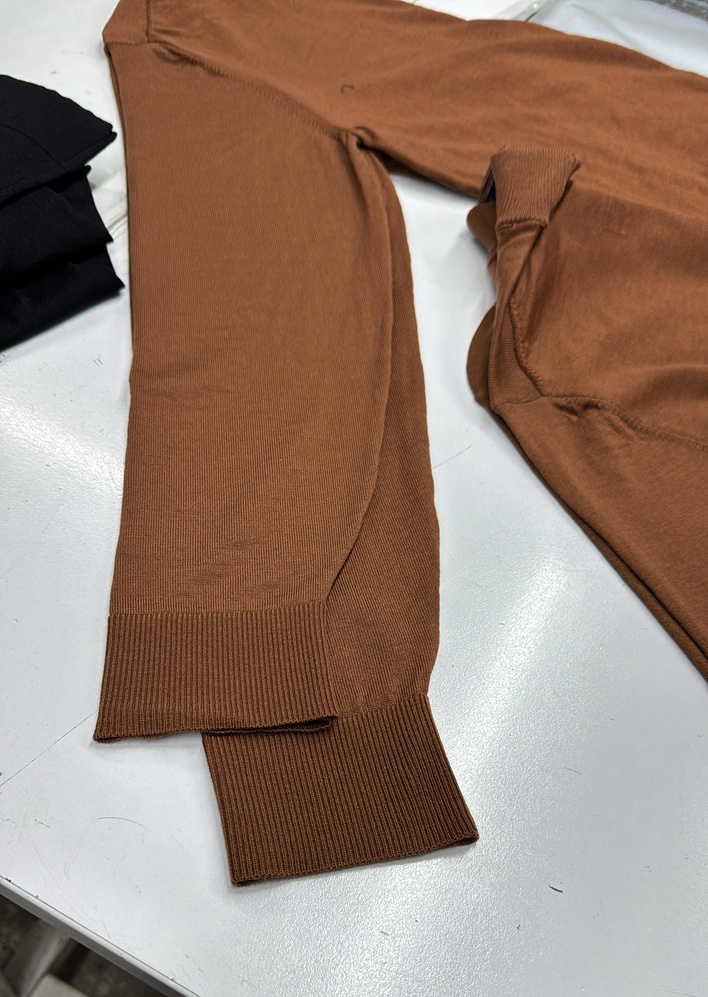
#> input picture hata ayıklama uygulama fotoğraflar/tekstil4.jpeg, 708 x 997 px, shrunk from 2160 x 3040 before the run, found by its file name
$ python anaprojeresim9.py
#> lines starting #> are read from the running program, lines starting #| are printed output that depends on the picture; after the words box and inside, x2 and y2 are one past the last pixel; in counts of white or black regions, pixels touching at a corner belong together
import cv2
import numpy as np
import matplotlib.pyplot as plt

# Fotoğrafı oku
resim = cv2.imread("hata ayıklama uygulama fotoğraflar/tekstil4.jpeg")
#> resim is the input picture: shape (997, 708, 3); mean B, G, R 115.7, 129.3, 153.7

# Grileştirme + Kontrast artırma
gri = cv2.cvtColor(resim, cv2.COLOR_BGR2GRAY)
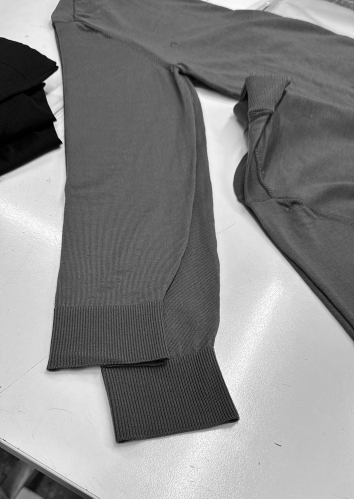
#> gri: shape (997, 708) (shown at 1/2 size); min 0, max 255, mean 135.1
gri_kontrast = cv2.equalizeHist(gri)
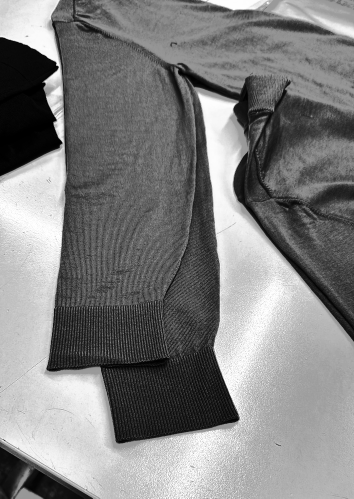
#> gri_kontrast: shape (997, 708) (shown at 1/2 size); min 0, max 255, mean 128.4

# Gaussian Blur
blur = cv2.GaussianBlur(resim, (21, 21), 10)

# Canny Kenar Bulma
kenar = cv2.Canny(gri, 80, 180)
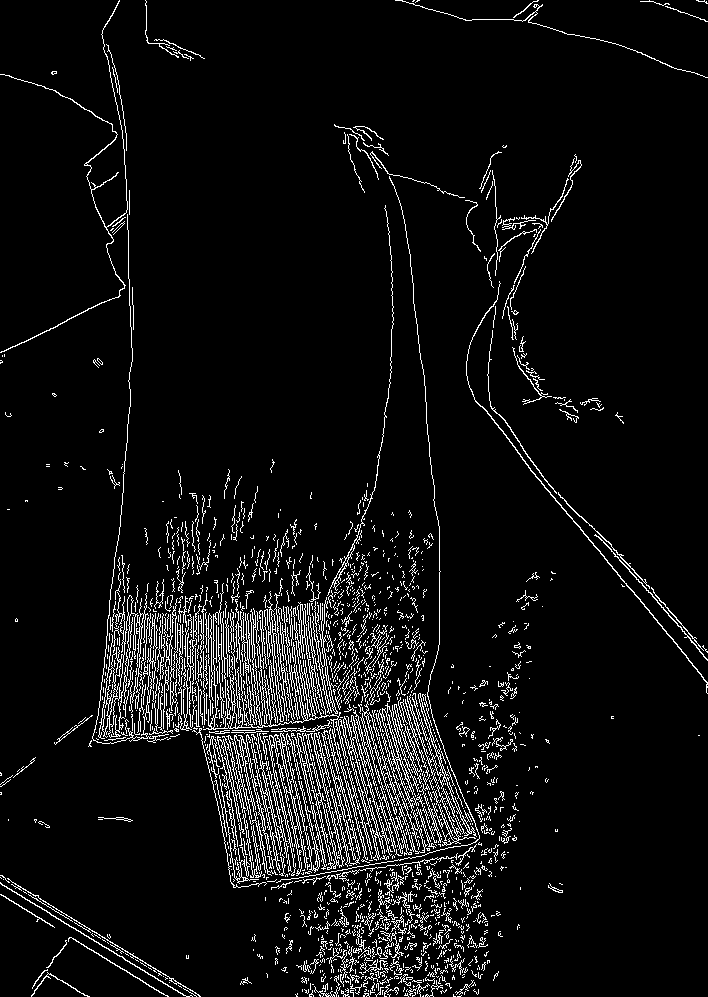
#> kenar: shape (997, 708); 6.3% white in thin lines or dots

# Sharpening
kernel = np.array([[0, -1, 0],
                   [-1, 6, -1],
                   [0, -1, 0]])
sharpen = cv2.filter2D(resim, -1, kernel)
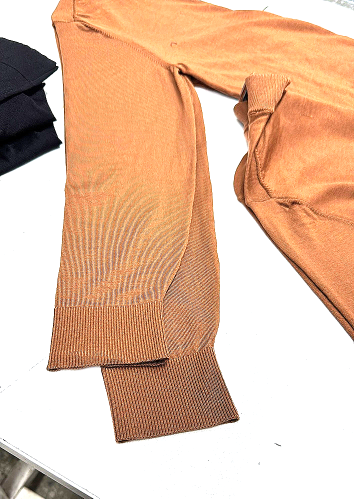
#> sharpen: shape (997, 708, 3) (shown at 1/2 size); mean B, G, R 163.3, 190.1, 228.2

# Thresholding
_, thresh = cv2.threshold(gri_kontrast, 120, 255, cv2.THRESH_BINARY)
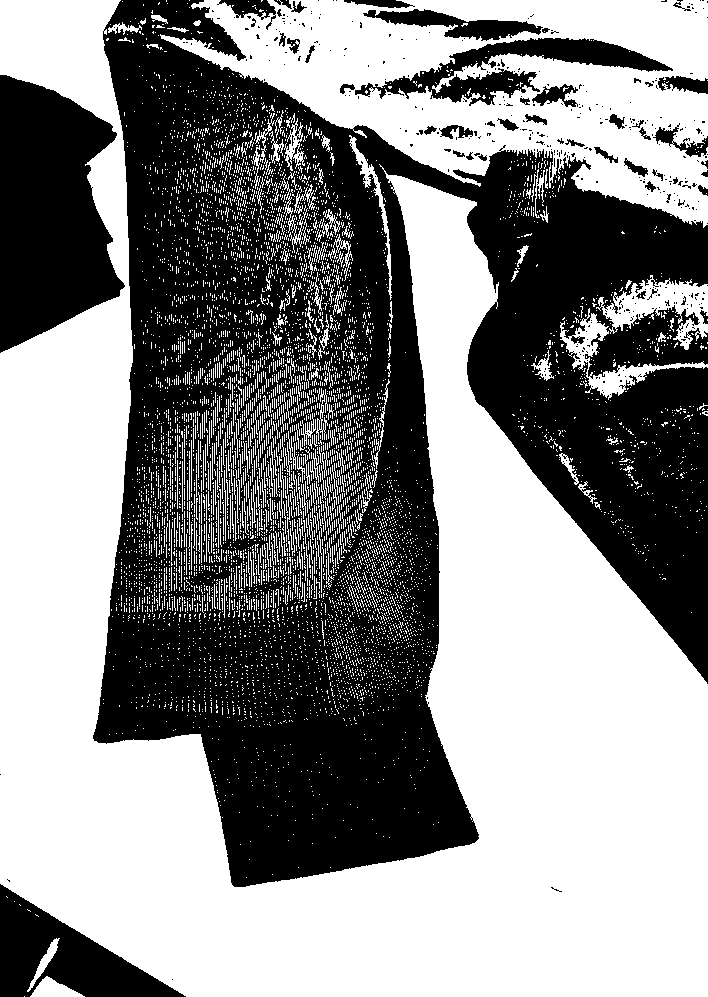
#> thresh: shape (997, 708); 53.8% white; 413 black regions (364 under 20 px), largest, box (x1, y1, x2, y2) and area: (93, 0, 708, 887) 276529, (0, 75, 125, 353) 24570, (0, 884, 186, 997) 9523

# Görselleri listele
titlelist = ["Orijinal", "Grileştirme + Kontrast", "Gaussian Blur",
             "Canny Kenar", "Sharpening", "Thresholding"]
resimlist = [resim, gri_kontrast, blur, kenar, sharpen, thresh]

# Görselleri ekranda göster
plt.figure(figsize=(12,8))
for i in range(6):
    plt.subplot(2,3,i+1)
    if len(resimlist[i].shape) == 3:
        plt.imshow(cv2.cvtColor(resimlist[i], cv2.COLOR_BGR2RGB))
    else:
        plt.imshow(resimlist[i], cmap="gray")
    plt.title(titlelist[i])
    plt.axis("off")

plt.tight_layout()
plt.show()
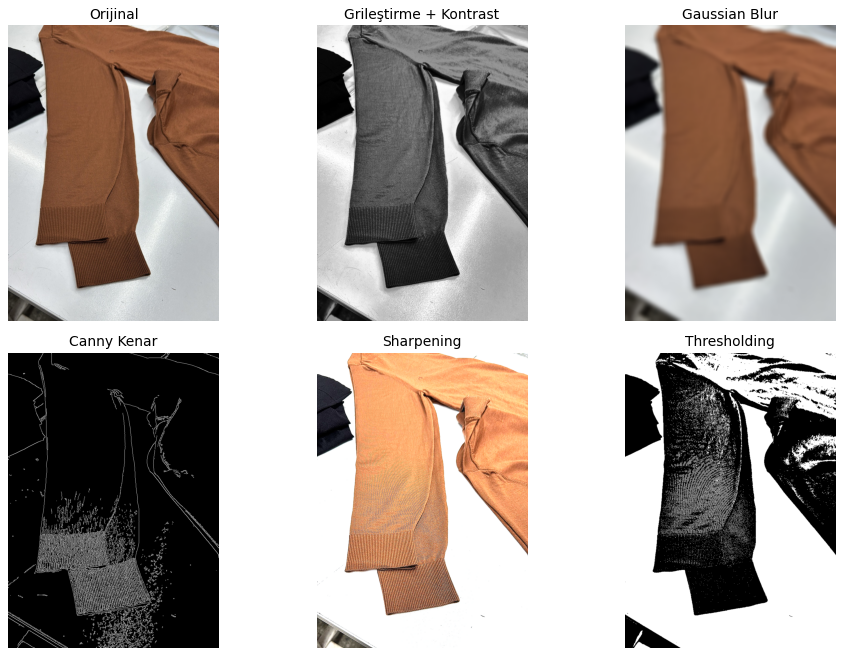
#> figure drawn by matplotlib, 6 panels

$ run again, with hata ayıklama uygulama fotoğraflar/tekstil1.jpeg copied over hata ayıklama uygulama fotoğraflar/tekstil4.jpeg
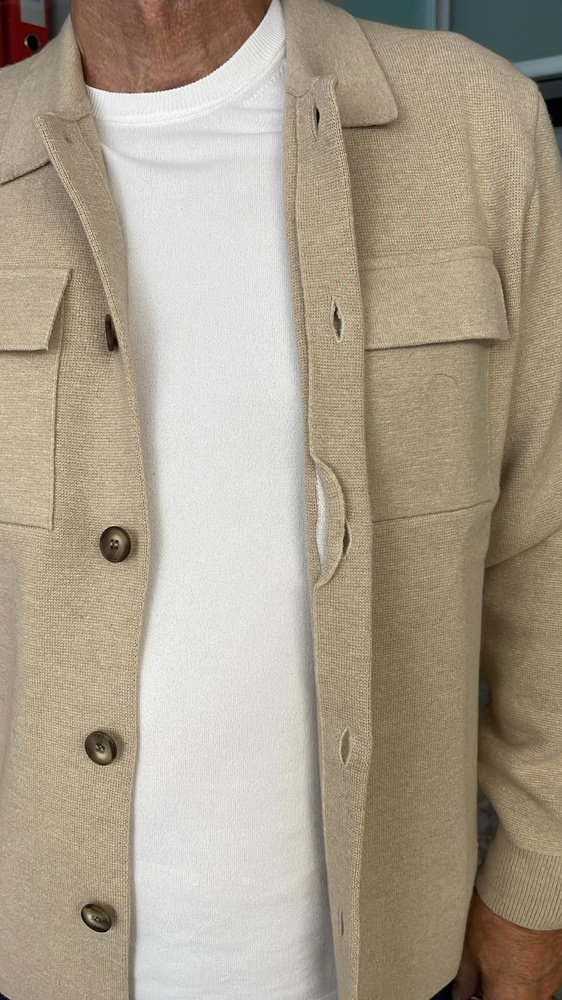
#> input picture hata ayıklama uygulama fotoğraflar/tekstil1.jpeg, 562 x 1000 px, shrunk from 900 x 1600 before the run, found by its file name
#> resim is the input picture: shape (1000, 562, 3); mean B, G, R 141.1, 159.1, 170.3
#> `kenar = cv2.Canny(gri, 80, 180)`:
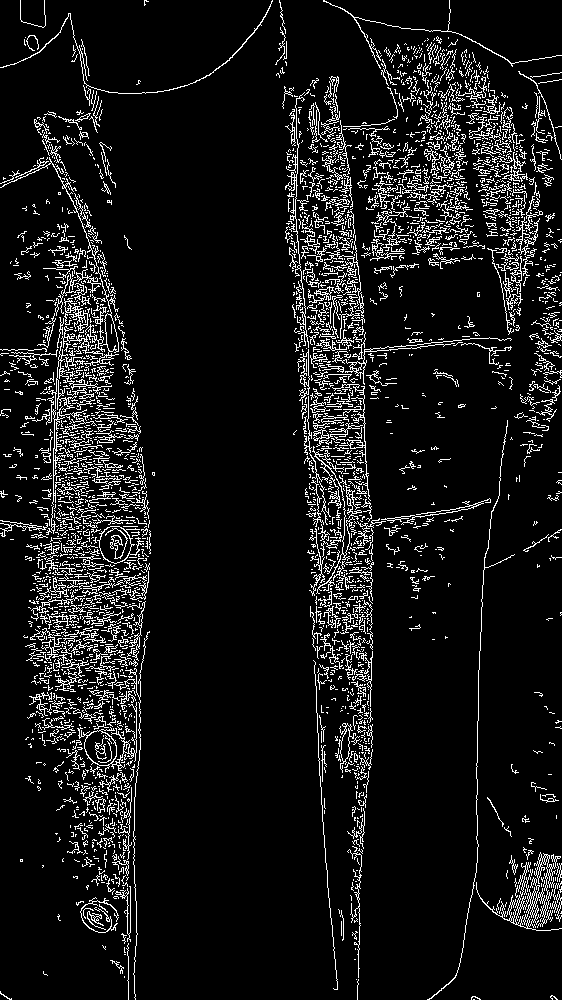
#> kenar: shape (1000, 562); 8.8% white in thin lines or dots
#> `_, thresh = cv2.threshold(gri_kontrast, 120, 255, cv2.THRESH_BINARY)`:
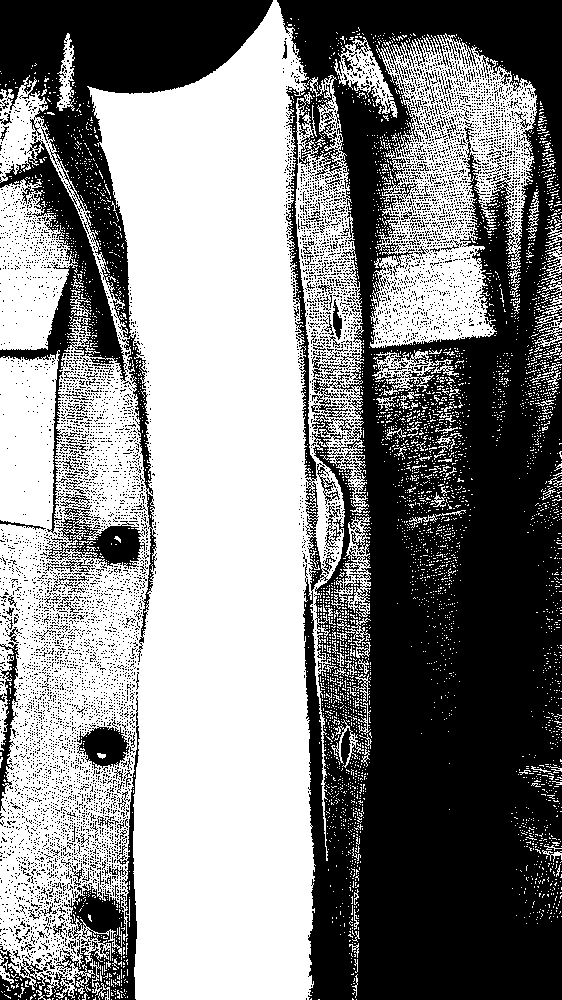
#> thresh: shape (1000, 562); 53.1% white; 7889 black regions (7769 under 20 px), largest, box (x1, y1, x2, y2) and area: (277, 0, 562, 1000) 187861, (0, 0, 273, 662) 30442, (0, 135, 128, 535) 9086

$ run again, with hata ayıklama uygulama fotoğraflar/tekstil2.jpeg copied over hata ayıklama uygulama fotoğraflar/tekstil4.jpeg
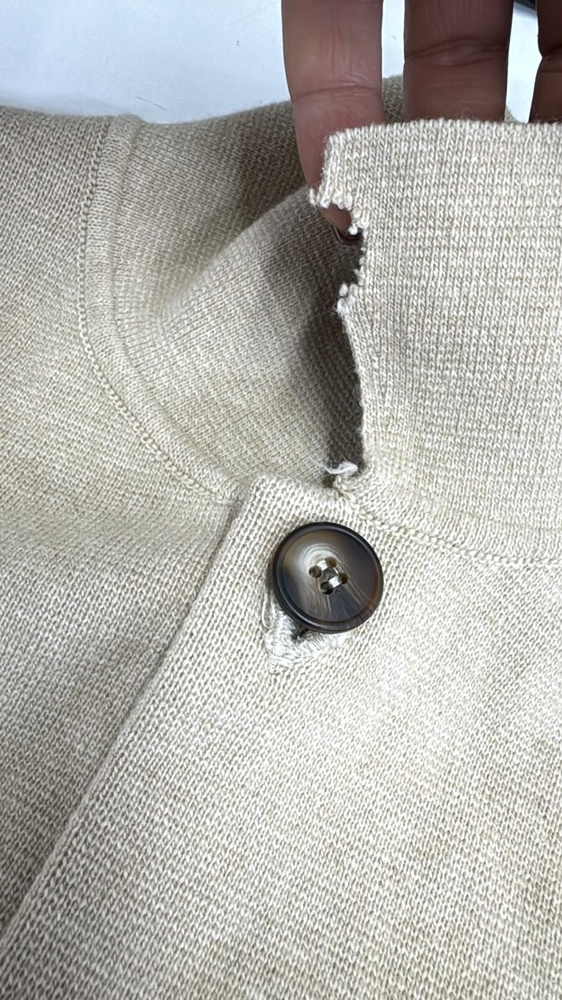
#> input picture hata ayıklama uygulama fotoğraflar/tekstil2.jpeg, 562 x 1000 px, shrunk from 900 x 1600 before the run, found by its file name
#> resim is the input picture: shape (1000, 562, 3); mean B, G, R 174.1, 178.9, 179.6
#> `kenar = cv2.Canny(gri, 80, 180)`:
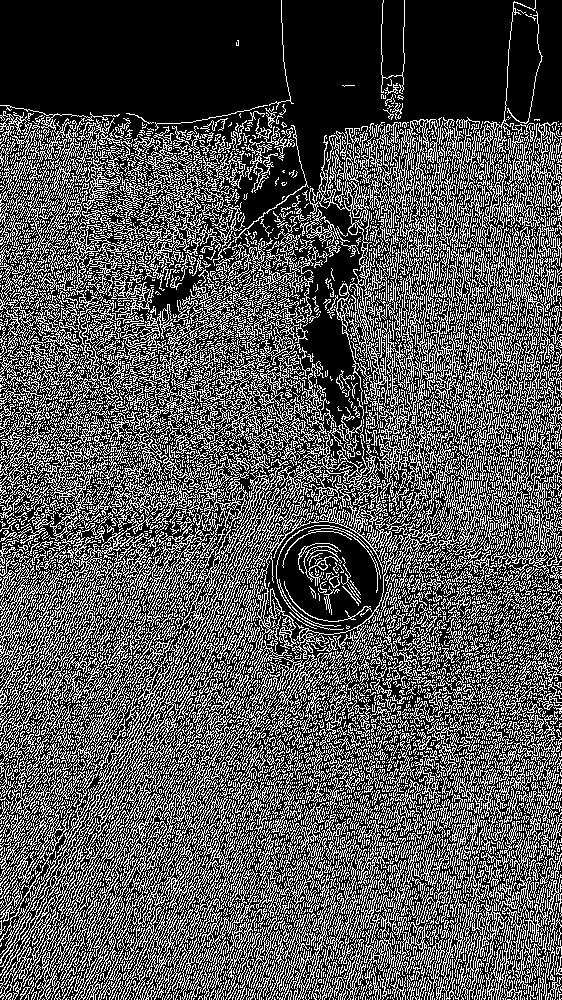
#> kenar: shape (1000, 562); 33.3% white in thin lines or dots
#> `_, thresh = cv2.threshold(gri_kontrast, 120, 255, cv2.THRESH_BINARY)`:
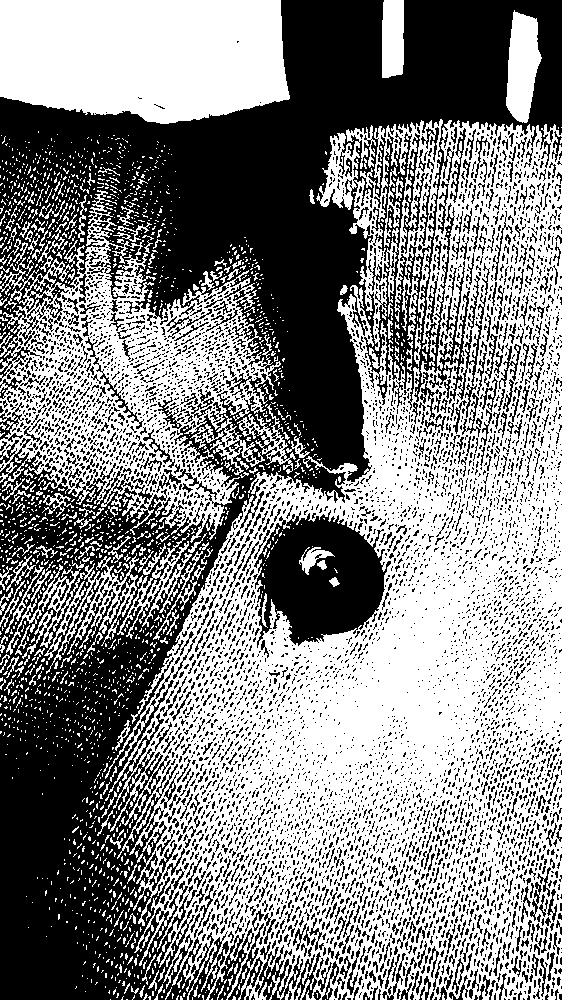
#> thresh: shape (1000, 562); 52.8% white; 6129 black regions (5543 under 20 px), largest, box (x1, y1, x2, y2) and area: (0, 0, 562, 1000) 190016, (254, 510, 391, 648) 11879, (255, 945, 303, 1000) 939
